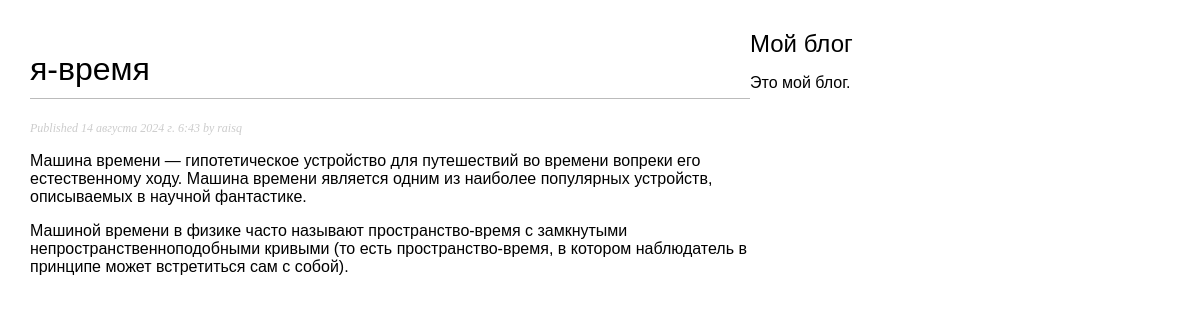
Page /blog/2024/8/14/ya-vremya/ on the committed database.
### blog/models.py (models this page shows, shortened)
class Post(models.Model):
    class Status(models.TextChoices):
        DRAFT = 'DF', 'Draft'
        PUBLISHED = 'PB', 'Published'
    title = models.CharField(max_length=250)
    slug = models.SlugField(max_length=250,unique_for_date='publish')
    author = models.ForeignKey(User,
                               on_delete=models.CASCADE,
                               related_name='blog_posts')
    bode = models.TextField()
    publish = models.DateTimeField(default=timezone.now)
    create = models.DateTimeField(auto_now_add=True)
    update = models.DateTimeField(auto_now=True)
    status = models.CharField(max_length=2,
                              choices=Status.choices,
                              default=Status.DRAFT)
    objects = models.Manager() # менеджер, применяемый по умолчанию
    published = PublishedManager() # конкретно-прикладной менеджер
    class Meta:
        ordering = ['-publish']
        indexes = [
            models.Index(fields=['-publish']),
        ]

### blog/views.py (the view)
# urls.py: path('<int:year>/<int:month>/<int:day>/<slug:post>/', views.post_detail, name='post_detail'),
def post_detail(request, year, month, day, post):
    post = get_object_or_404(Post, status=Post.Status.PUBLISHED,
                             slug=post,publish__year=year,
                             publish__month=month,
                             publish__day=day)
    return render(request,
                'blog/post/detail.html',
                {'post': post})

### blog/templates/blog/post/detail.html (shortened to what this page needs)
{% extends "blog/base.html" %}
{% block content %}
    <h1>{{post.title}}</h1>
    <p class="date">
        Published {{ post.publish }} by {{ post.author }}
    </p>
    {{ post.bode|linebreaks }}
{% endblock content %}

### blog/static/css/blog.css (style rules this page uses)
body { margin:0; padding:0; font-family:helvetica, sans-serif; }
h1 { font-weight:normal; border-bottom:1px solid #bbb; padding:0 0 10px 0; }
p.date { color:#ccc; font-family: georgia, serif; font-size: 12px; font-style: italic; }

### rows in the picture
Post: title "я-время", publish "14 августа 2024 г. 6:43", author "raisq", bode "Машина времени — гипотетическое устройство для путешествий во времени вопреки его естественному ходу. Машина времени является одним из наиболее популярных устройств, описываемых в научной фантастике. Машиной времени в физике часто называют пространство-время с замкнутыми непространственноподобными кривыми (то есть пространство-время, в котором наблюдатель в принципе может встретиться сам с собой)."
